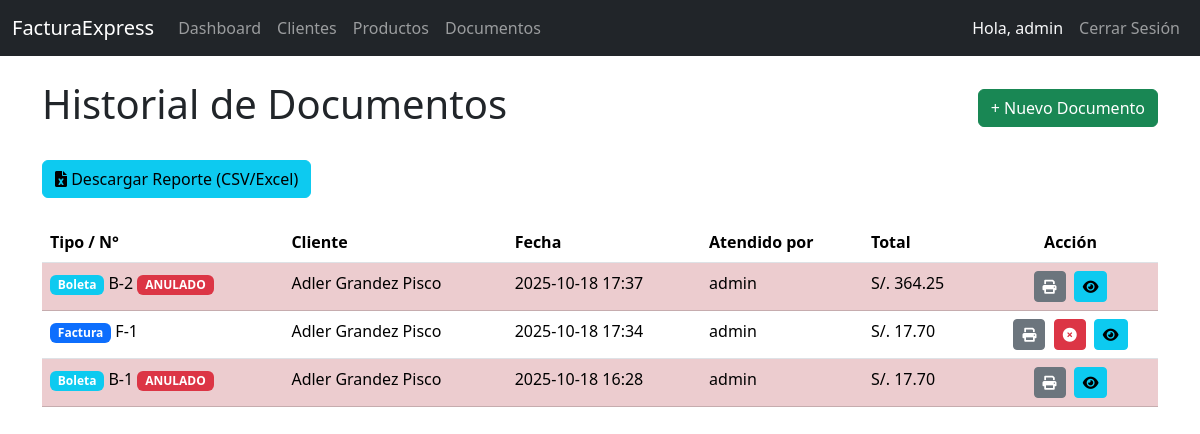
/documentos (signed in), run on the app's committed database.
### models.py (models this page shows)
class User(db.Model, UserMixin):
    id = db.Column(db.Integer, primary_key=True)
    username = db.Column(db.String(80), unique=True, nullable=False)
    password_hash = db.Column(db.String(128), nullable=False)
    documentos = db.relationship('Documento', backref='atendido_por', lazy=True)

class Documento(db.Model):
    id = db.Column(db.Integer, primary_key=True)
    tipo = db.Column(db.String(10), nullable=False)
    numero_documento = db.Column(db.String(50), unique=True, nullable=False)
    fecha_emision = db.Column(db.DateTime, nullable=False, default=datetime.utcnow)
    subtotal = db.Column(db.Float, default=0.0)
    impuestos = db.Column(db.Float, default=0.0)
    total = db.Column(db.Float, default=0.0)
    anulado = db.Column(db.Boolean, default=False)
    motivo_anulacion = db.Column(db.Text, nullable=True)
    fecha_anulacion = db.Column(db.DateTime, nullable=True)
    cliente_id = db.Column(db.Integer, db.ForeignKey('cliente.id'), nullable=False)
    user_id = db.Column(db.Integer, db.ForeignKey('user.id'), nullable=False)
    detalles = db.relationship('DetalleDocumento', backref='documento', lazy=True)

class Cliente(db.Model):
    id = db.Column(db.Integer, primary_key=True)
    nombre = db.Column(db.String(100), nullable=False)
    ruc_dni = db.Column(db.String(20), unique=True, nullable=False)
    direccion = db.Column(db.String(200), nullable=True)
    documentos = db.relationship('Documento', backref='cliente', lazy=True)

### main.py (the view)
@main_bp.route('/documentos')
@login_required
def documentos_index():
    documentos = Documento.query.order_by(Documento.fecha_emision.desc()).all()
    documentos_con_datos = []
    for doc in documentos:
        cliente_nombre = Cliente.query.get(doc.cliente_id).nombre if doc.cliente_id else 'N/A'
        atendido_por = User.query.get(doc.user_id).username if doc.user_id else 'N/A'
        documentos_con_datos.append({
            'documento': doc,
            'cliente_nombre': cliente_nombre,
            'atendido_por': atendido_por
        })
    return render_template('documentos_index.html', documentos_con_datos=documentos_con_datos)

### app.py (called while the page is built)
def create_app():
    app = Flask(__name__)
    app.config['SECRET_KEY'] = 'tu_nueva_clave_secreta_aqui_cambiala'
    app.config['SQLALCHEMY_DATABASE_URI'] = 'sqlite:///facturacion.db'
    app.config['SQLALCHEMY_TRACK_MODIFICATIONS'] = False
    app.config['EMPRESA_NOMBRE'] = 'ADLER GRANDEZ P.'
    app.config['EMPRESA_DIRECCION'] = 'ELIAS SOPLIN VARGAS'
    app.config['EMPRESA_TELEFONO'] = '+51 929 974 627'
    app.config['EMPRESA_CORREO'] = 'A76047901@GMAIL.COM'
    app.config['EMPRESA_RUC'] = '1076047901' # <-- ¡NUEVO CAMPO CON RUC CORREGIDO!
    db.init_app(app)
    login_manager = LoginManager()
    login_manager.login_view = 'auth.login'
    login_manager.init_app(app)
    @login_manager.user_loader
    def load_user(user_id):
        return User.query.get(int(user_id))
    app.register_blueprint(auth_bp, url_prefix='/auth')
    app.register_blueprint(main_bp)
    return app

### templates/documentos_index.html (shortened to what this page needs)
{% extends "base.html" %}
{% block content %}
<div class="d-flex justify-content-between align-items-center mb-4">
    <h1>Historial de Documentos</h1>
    <a href="{{ url_for('main.crear_documento') }}" class="btn btn-success">
        + Nuevo Documento
    </a>
</div>
<div class="mb-4">
    <a href="{{ url_for('main.descargar_reporte') }}" class="btn btn-info">
        <i class="fas fa-file-excel"></i> Descargar Reporte (CSV/Excel)
    </a>
</div>
{% if documentos_con_datos %}
<table class="table table-striped table-hover">
    <thead>
        <tr>
            <th>Tipo / N°</th>
            <th>Cliente</th>
            <th>Fecha</th>
            <th>Atendido por</th>
            <th>Total</th>
            <th class="text-center">Acción</th>
        </tr>
    </thead>
    <tbody>
        {% for data in documentos_con_datos %}
        <tr class="{% if data.documento.anulado %}table-danger{% endif %}">
            <td>
                <span class="badge bg-{% if data.documento.tipo == 'Factura' %}primary{% else %}info{% endif %}">{{ data.documento.tipo }}</span>
                {{ data.documento.numero_documento }}
                {% if data.documento.anulado %}
                    <span class="badge bg-danger">ANULADO</span>
                {% endif %}
            </td>
            <td>{{ data.cliente_nombre }}</td>
            <td>{{ data.documento.fecha_emision.strftime('%Y-%m-%d %H:%M') }}</td>
            <td>{{ data.atendido_por }}</td>
            <td>S/. {{ "{:,.2f}".format(data.documento.total) }}</td>
            <td class="text-center">
                <a href="{{ url_for('main.ver_documento', documento_id=data.documento.id) }}"
                   target="_blank" onclick="window.open(this.href); return false;"
                   class="btn btn-sm btn-secondary me-1" title="Ver e Imprimir">
                   <i class="fas fa-print"></i>
                </a>
                {% if not data.documento.anulado %}
                    <button type="button" class="btn btn-sm btn-danger me-1"
                            data-bs-toggle="modal"
                            data-bs-target="#anularModal{{ data.documento.id }}"
                            title="Anular Venta">
                        <i class="fas fa-times-circle"></i>
                    </button>
                {% endif %}
                <a href="{{ url_for('main.ver_documento', documento_id=data.documento.id) }}" class="btn btn-sm btn-info" title="Ver Detalle">
                    <i class="fas fa-eye"></i>
                </a>
            </td>
        </tr>
        {% endfor %}
    </tbody>
</table>
{% else %}
<div class="alert alert-info" role="alert">
    Aún no se ha generado ninguna Factura o Boleta.
</div>
{% endif %}
{% endblock %}

### templates/base.html (shortened to what this page needs)
<!DOCTYPE html>
<html lang="es">
<head>
    <link href="https://cdn.jsdelivr.net/npm/bootstrap@5.3.3/dist/css/bootstrap.min.css" rel="stylesheet">
    <link rel="stylesheet" href="https://cdnjs.cloudflare.com/ajax/libs/font-awesome/6.0.0-beta3/css/all.min.css">
</head>
<body>
    <nav class="navbar navbar-expand-lg navbar-dark bg-dark">
        <div class="container-fluid">
            <a class="navbar-brand" href="{{ url_for('main.index') }}">FacturaExpress</a>
            <div class="collapse navbar-collapse" id="navbarNav">
                <ul class="navbar-nav me-auto mb-2 mb-lg-0">
                    {% if current_user.is_authenticated %}
                        <li class="nav-item">
                            <a class="nav-link" href="{{ url_for('main.index') }}">Dashboard</a>
                        </li>
                        <li class="nav-item">
                            <a class="nav-link" href="{{ url_for('main.clientes_index') }}">Clientes</a>
                        </li>
                        <li class="nav-item">
                            <a class="nav-link" href="{{ url_for('main.productos_index') }}">Productos</a>
                        </li>
                        <li class="nav-item">
                            <a class="nav-link" href="{{ url_for('main.documentos_index') }}">Documentos</a>
                        </li>
                    {% endif %}
                </ul>
                <ul class="navbar-nav ms-auto">
                    {% if current_user.is_authenticated %}
                        <li class="nav-item">
                            <span class="nav-link text-light">Hola, {{ current_user.username }}</span>
                        </li>
                        <li class="nav-item">
                            <a class="nav-link btn btn-sm btn-outline-danger" href="{{ url_for('auth.logout') }}">Cerrar Sesión</a>
                        </li>
                    {% endif %}
                </ul>
            </div>
        </div>
    </nav>
    <div class="container mt-4">
        {% block content %}{% endblock %}
    </div>
</body>
</html>

### data on the page
User: username "admin", atendido_por "admin" "admin" "admin"
Documento: documento.tipo "Boleta", documento.numero_documento "B-2", documento.fecha_emision "2025-10-18 17:37", documento.total "364.25"
Cliente: cliente_nombre "Adler Grandez Pisco" "Adler Grandez Pisco" "Adler Grandez Pisco"
Documento: documento.tipo "Factura", documento.numero_documento "F-1", documento.fecha_emision "2025-10-18 17:34", documento.total "17.70", anulado False (drawn)
Documento: documento.tipo "Boleta", documento.numero_documento "B-1", documento.fecha_emision "2025-10-18 16:28", documento.total "17.70"
